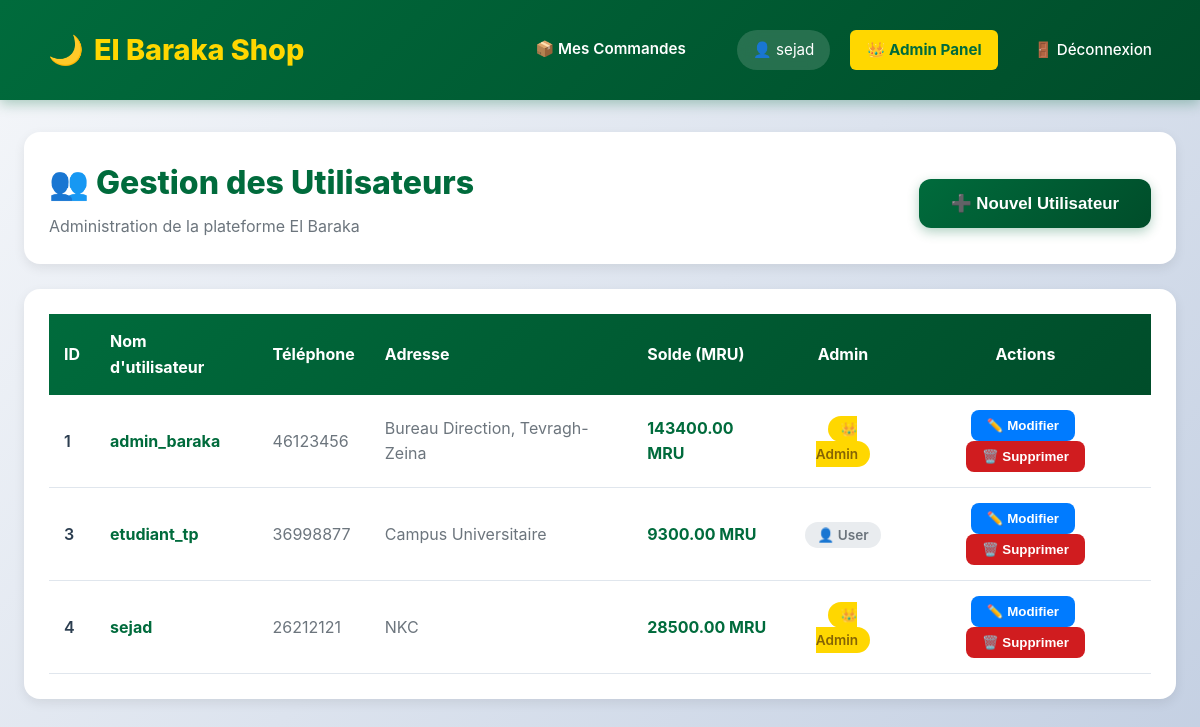
The app's page /admin/users (signed in) with its own data.
### tables this page shows
CREATE TABLE utilisateurs (
            id INTEGER PRIMARY KEY AUTOINCREMENT,
            username TEXT NOT NULL UNIQUE,
            password TEXT NOT NULL,
            telephone TEXT,
            adresse TEXT,
            est_admin BOOLEAN DEFAULT 0,
            solde_mru DECIMAL(10, 2) DEFAULT 0.00
        );

### app.py (the view)
@app.route('/admin/users')
def admin_users():
    if 'user_id' not in session: return redirect('/login')
    conn = get_db_connection()
    users = conn.execute("SELECT * FROM utilisateurs ORDER BY id ASC").fetchall()
    conn.close()
    return render_template('admin_users.html', users=users)

### app.py (called while the page is built)
def get_db_connection():
    conn = sqlite3.connect('elbaraka.db')
    conn.row_factory = sqlite3.Row
    return conn

### templates/admin_users.html (shortened to what this page needs)
{% extends 'base.html' %}
{% block content %}
<div style="max-width: 1400px; margin: 0 auto;">
    <div style="background: var(--white); padding: 25px; border-radius: 16px; margin-bottom: 25px; box-shadow: 0 4px 12px var(--shadow); display: flex; justify-content: space-between; align-items: center;">
        <div>
            <h2 style="margin: 0; color: var(--primary); font-size: 2rem; font-weight: 800;">
                👥 Gestion des Utilisateurs
            </h2>
            <p style="margin: 5px 0 0 0; color: #6c757d;">Administration de la plateforme El Baraka</p>
        </div>
        <button onclick="openModal('add')" class="btn-primary" style="width: auto; padding: 14px 32px;">
            ➕ Nouvel Utilisateur
        </button>
    </div>
    <div style="background: var(--white); padding: 25px; border-radius: 16px; box-shadow: 0 4px 12px var(--shadow); overflow-x: auto;">
        <table style="width: 100%; border-collapse: collapse;">
            <thead>
                <tr style="background: linear-gradient(135deg, var(--primary) 0%, var(--primary-dark) 100%); color: white;">
                    <th style="padding: 15px; text-align: left; font-weight: 700;">ID</th>
                    <th style="padding: 15px; text-align: left; font-weight: 700;">Nom d'utilisateur</th>
                    <th style="padding: 15px; text-align: left; font-weight: 700;">Téléphone</th>
                    <th style="padding: 15px; text-align: left; font-weight: 700;">Adresse</th>
                    <th style="padding: 15px; text-align: left; font-weight: 700;">Solde (MRU)</th>
                    <th style="padding: 15px; text-align: center; font-weight: 700;">Admin</th>
                    <th style="padding: 15px; text-align: center; font-weight: 700;">Actions</th>
                </tr>
            </thead>
            <tbody>
                {% for user in users %}
                <tr style="border-bottom: 1px solid var(--border); transition: background 0.3s ease;"
                    onmouseover="this.style.background='#f8f9fa'"
                    onmouseout="this.style.background='white'">
                    <td style="padding: 15px; font-weight: 600;">{{ user.id }}</td>
                    <td style="padding: 15px;">
                        <strong style="color: var(--primary);">{{ user.username }}</strong>
                    </td>
                    <td style="padding: 15px; color: #6c757d;">{{ user.telephone or '—' }}</td>
                    <td style="padding: 15px; color: #6c757d;">{{ user.adresse or '—' }}</td>
                    <td style="padding: 15px; font-weight: 700; color: var(--primary);">
                        {{ "%.2f"|format(user.solde_mru) }} MRU
                    </td>
                    <td style="padding: 15px; text-align: center;">
                        {% if user.est_admin %}
                            <span style="background: var(--gold); color: #856404; padding: 5px 12px; border-radius: 20px; font-weight: 600; font-size: 0.85rem;">
                                👑 Admin
                            </span>
                        {% else %}
                            <span style="background: #e9ecef; color: #6c757d; padding: 5px 12px; border-radius: 20px; font-weight: 600; font-size: 0.85rem;">
                                👤 User
                            </span>
                        {% endif %}
                    </td>
                    <td style="padding: 15px; text-align: center;">
                        <button onclick="openModal('edit', {{ user.id }}, '{{ user.username }}', '{{ user.telephone }}', '{{ user.adresse }}', {{ user.solde_mru }}, {{ user.est_admin|int }})"
                                style="background: #007bff; color: white; border: none; padding: 8px 16px; border-radius: 8px; cursor: pointer; margin-right: 5px; font-weight: 600; transition: all 0.3s ease;"
                                onmouseover="this.style.background='#0056b3'"
                                onmouseout="this.style.background='#007bff'">
                            ✏️ Modifier
                        </button>
                        <button onclick="deleteUser({{ user.id }}, '{{ user.username }}')"
                                style="background: var(--secondary); color: white; border: none; padding: 8px 16px; border-radius: 8px; cursor: pointer; font-weight: 600; transition: all 0.3s ease;"
                                onmouseover="this.style.background='#a01518'"
                                onmouseout="this.style.background='var(--secondary)'">
                            🗑️ Supprimer
                        </button>
                    </td>
                </tr>
                {% endfor %}
            </tbody>
        </table>
    </div>
</div>
{% endblock %}

### templates/base.html (shortened to what this page needs)
<!DOCTYPE html>
<html lang="fr">
<head>
    <link rel="stylesheet" href="{{ url_for('static', filename='style.css') }}">
</head>
<body>
    <nav class="navbar">
        <a href="/" class="brand">
            <span>🌙</span>
            <span>El Baraka Shop</span>
        </a>
        <div class="user-info">
            {% if session.get('user_id') %}
                <a href="/mes-commandes" style="color: white; text-decoration: none; font-weight: 600; margin-right: 15px; border-bottom: 2px solid transparent; transition: all 0.3s;" onmouseover="this.style.borderBottom='2px solid var(--gold)'" onmouseout="this.style.borderBottom='2px solid transparent'">
                    📦 Mes Commandes
                </a>
                <span style="background: rgba(255, 255, 255, 0.15); padding: 8px 16px; border-radius: 20px; backdrop-filter: blur(10px);">
                    👤 {{ session.get('username') }}
                </span>
                {% if session.get('est_admin') %}
                    <a href="/admin/users" style="background: var(--gold); color: var(--primary); font-weight: 700;">
                        👑 Admin Panel
                    </a>
                {% endif %}
                <a href="/logout">🚪 Déconnexion</a>
            {% else %}
                <a href="/login">🔐 Connexion</a>
            {% endif %}
        </div>
    </nav>
    <div class="container">
        {% block content %}{% endblock %}
    </div>
</body>
</html>

### static/style.css (style rules this page uses)
:root { --primary: #006b3c; --primary-dark: #004d2a; --secondary: #d01c1f; --gold: #ffd700; --bg: #f8f9fa; --text: #2c3e50; --white: #ffffff; --shadow: rgba(0, 0, 0, 0.08); --shadow-hover: rgba(0, 0, 0, 0.15); --border: #e0e6ed; }
* { margin: 0; padding: 0; box-sizing: border-box; }
body { font-family: -apple-system, BlinkMacSystemFont, 'Segoe UI', Roboto, 'Helvetica Neue', Arial, sans-serif; background: linear-gradient(135deg, #f5f7fa 0%, #c3cfe2 100%); color: var(--text); line-height: 1.6; min-height: 100vh; }
.navbar { background: linear-gradient(135deg, var(--primary) 0%, var(--primary-dark) 100%); color: var(--white); padding: 1.2rem 2rem; display: flex; justify-content: space-between; align-items: center; box-shadow: 0 4px 12px rgba(0, 107, 60, 0.3); position: sticky; top: 0; z-index: 1000; backdrop-filter: blur(10px); }
.navbar .brand { font-size: 1.8rem; font-weight: 800; color: var(--gold); text-decoration: none; display: flex; align-items: center; gap: 10px; transition: transform 0.3s ease; }
.navbar .user-info { display: flex; align-items: center; gap: 20px; font-size: 0.95rem; }
.navbar .user-info span { background: rgba(255, 255, 255, 0.15); padding: 8px 16px; border-radius: 20px; backdrop-filter: blur(10px); }
.navbar a { color: var(--white); text-decoration: none; padding: 8px 16px; border-radius: 6px; transition: all 0.3s ease; font-weight: 500; }
.container { max-width: 1400px; margin: 2rem auto; padding: 0 1.5rem; }
.btn-primary { background: linear-gradient(135deg, var(--primary) 0%, var(--primary-dark) 100%); color: white; border: none; padding: 14px 20px; border-radius: 12px; cursor: pointer; width: 100%; font-size: 1.05rem; font-weight: 700; transition: all 0.3s ease; box-shadow: 0 4px 12px rgba(0, 107, 60, 0.3); margin-top: 10px; }

### records on screen
utilisateurs: get "sejad", id "4", username "sejad", telephone "26212121", adresse "NKC", solde_mru "28500.00", est_admin "👑 Admin"
utilisateurs: id "1", username "admin_baraka", telephone "46123456", adresse "Bureau Direction, Tevragh-Zeina", solde_mru "143400.00", est_admin "👑 Admin"
utilisateurs: id "3", username "etudiant_tp", telephone "36998877", adresse "Campus Universitaire", solde_mru "9300.00", est_admin "👤 User"
